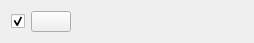
<?xml version="1.0" encoding="UTF-8"?>
<ui version="4.0">
 <class>map_viewer_list_item</class>
 <widget class="QWidget" name="map_viewer_list_item">
  <property name="geometry">
   <rect>
    <x>0</x>
    <y>0</y>
    <width>254</width>
    <height>43</height>
   </rect>
  </property>
  <property name="windowTitle">
   <string>Form</string>
  </property>
  <layout class="QHBoxLayout" name="horizontalLayout">
   <item>
    <widget class="QCheckBox" name="checkBox">
     <property name="sizePolicy">
      <sizepolicy hsizetype="Fixed" vsizetype="Fixed">
       <horstretch>0</horstretch>
       <verstretch>0</verstretch>
      </sizepolicy>
     </property>
     <property name="minimumSize">
      <size>
       <width>10</width>
       <height>10</height>
      </size>
     </property>
     <property name="text">
      <string/>
     </property>
     <property name="checked">
      <bool>true</bool>
     </property>
    </widget>
   </item>
   <item>
    <widget class="QPushButton" name="colorSelect">
     <property name="sizePolicy">
      <sizepolicy hsizetype="Fixed" vsizetype="Fixed">
       <horstretch>0</horstretch>
       <verstretch>0</verstretch>
      </sizepolicy>
     </property>
     <property name="minimumSize">
      <size>
       <width>10</width>
       <height>10</height>
      </size>
     </property>
     <property name="text">
      <string/>
     </property>
    </widget>
   </item>
   <item>
    <widget class="QLabel" name="label">
     <property name="text">
      <string/>
     </property>
    </widget>
   </item>
  </layout>
 </widget>
 <resources/>
 <connections/>
</ui>
